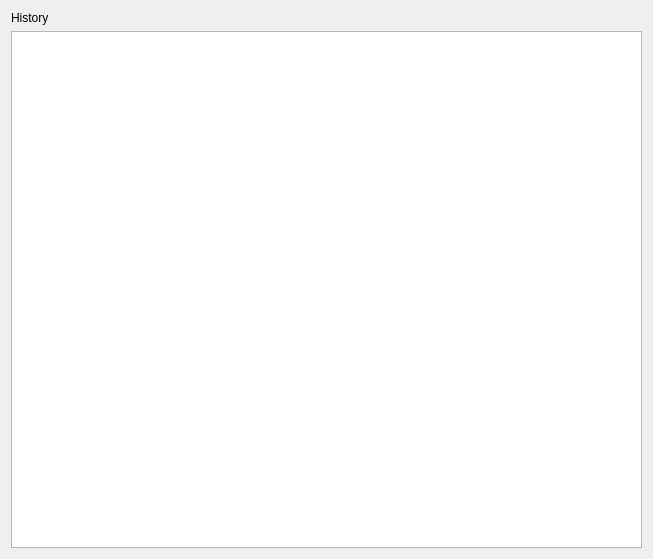
<?xml version="1.0" encoding="UTF-8"?>
<ui version="4.0">
 <class>FormHistory</class>
 <widget class="QWidget" name="FormHistory">
  <property name="geometry">
   <rect>
    <x>0</x>
    <y>0</y>
    <width>653</width>
    <height>559</height>
   </rect>
  </property>
  <property name="windowTitle">
   <string>History</string>
  </property>
  <layout class="QGridLayout" name="gridLayout">
   <item row="0" column="0">
    <widget class="QLabel" name="label">
     <property name="sizePolicy">
      <sizepolicy hsizetype="Preferred" vsizetype="Fixed">
       <horstretch>0</horstretch>
       <verstretch>0</verstretch>
      </sizepolicy>
     </property>
     <property name="text">
      <string>History</string>
     </property>
    </widget>
   </item>
   <item row="1" column="0">
    <widget class="QTableView" name="tableView"/>
   </item>
  </layout>
 </widget>
 <resources/>
 <connections/>
</ui>
